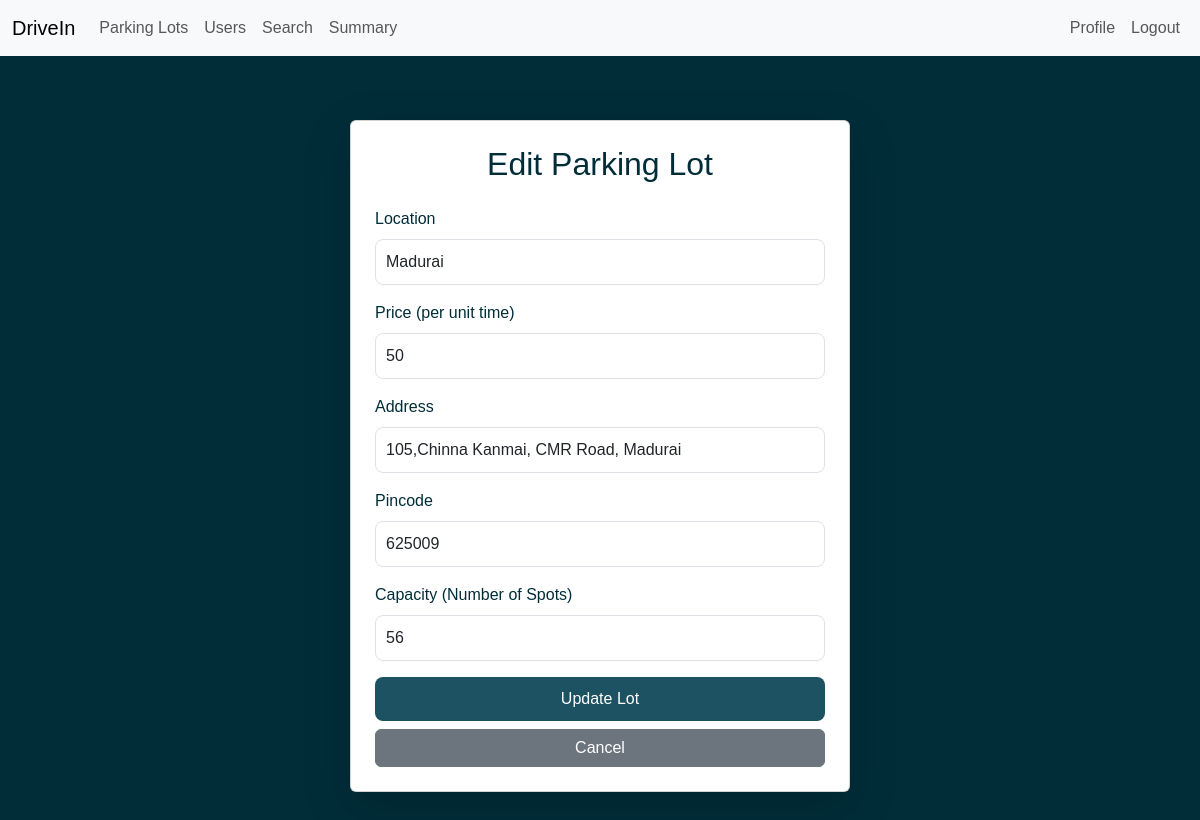
Screenshot of /edit_parking_lot/1 (signed in) with the database file from the repository.
### models/models.py (models this page shows)
class ParkingLot(db.Model):
    __tablename__ = 'parking_lot'
    lot_id = db.Column(db.Integer, primary_key=True)
    location = db.Column(db.String(200), nullable=False)
    price = db.Column(db.Integer, nullable=False)
    address = db.Column(db.String(200), nullable=False)
    pincode = db.Column(db.String(6), nullable=False)
    capacity = db.Column(db.Integer, nullable=False)
    spots = db.relationship('ParkingSpot', backref='lot', lazy=True)

### controllers/routes.py (the view, shortened to what this page needs)
@app.route('/edit_parking_lot/<int:lot_id>', methods=['GET', 'POST'])
def edit_parking_lot(lot_id):
    if 'user' not in session or not session.get('is_admin'):
        flash('Admin access required!')
        return redirect(url_for('login'))
    lot = ParkingLot.query.get_or_404(lot_id)
    return render_template('edit_parking_lot.html', lot=lot)

### templates/edit_parking_lot.html (shortened to what this page needs)
{% extends "base.html" %}
{% block content %}
<div class="d-flex justify-content-center align-items-center vh-100">
    <div class="card shadow-lg p-4" style="min-width: 400px; max-width: 500px; width: 100%;">
        <h2 class="mb-4 text-center" style="color: #012d39;">Edit Parking Lot</h2>
        <form method="POST" action="{{ url_for('edit_parking_lot', lot_id=lot.lot_id) }}">
            <div class="mb-3">
                <label for="location" class="form-label">Location</label>
                <input type="text" class="form-control" id="location" name="location" value="{{ lot.location }}" required>
            </div>
            <div class="mb-3">
                <label for="price" class="form-label">Price (per unit time)</label>
                <input type="number" class="form-control" id="price" name="price" min="0" value="{{ lot.price }}" required>
            </div>
            <div class="mb-3">
                <label for="address" class="form-label">Address</label>
                <input type="text" class="form-control" id="address" name="address" value="{{ lot.address }}" required>
            </div>
            <div class="mb-3">
                <label for="pincode" class="form-label">Pincode</label>
                <input type="text" class="form-control" id="pincode" name="pincode" value="{{ lot.pincode }}" required pattern="\d{6}">
            </div>
            <div class="mb-3">
                <label for="capacity" class="form-label">Capacity (Number of Spots)</label>
                <input type="number" class="form-control" id="capacity" name="capacity" min="1" value="{{ lot.capacity }}" required>
            </div>
            <div class="d-grid gap-2">
                <button type="submit" class="btn-custom">Update Lot</button>
                <a href="{{ url_for('parking_lots') }}" class="btn btn-secondary">Cancel</a>
            </div>
        </form>
    </div>
</div>
{% endblock %}

### templates/base.html (style rules this page uses)
body { background-color: #012d39; font-family: 'Arial', sans-serif; color: white; }
.form-control { border-radius: 8px; padding: 10px; font-size: 16px; }
.btn-custom { background-color: #1d5262; color: white; border: none; border-radius: 8px; padding-top: 10px; padding-bottom: 10px; }

### templates/edit_parking_lot.html (style rules this page uses)
.form-label { color: #012d39; }
.btn-custom { background-color: #1d5262; color: white; border: none; border-radius: 8px; padding-top: 10px; padding-bottom: 10px; }

### rows the page displays
ParkingLot: location "Madurai", price "50", address "105,Chinna Kanmai, CMR Road, Madurai", pincode "625009", capacity "56"
